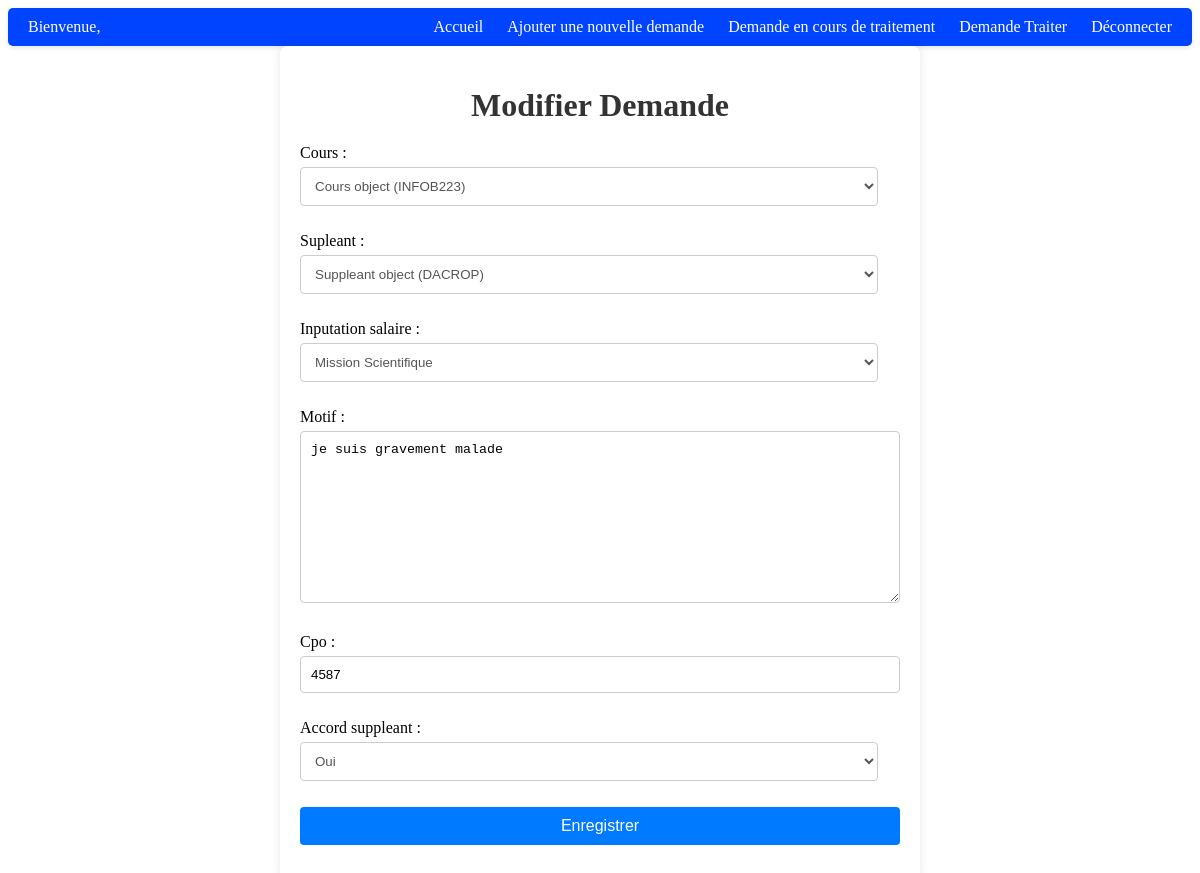
The app's page /Modify/51/ (signed in) with its own data.
### app/models.py (models this page shows)
class Demande(models.Model):
    id = models.AutoField(primary_key=True)  # Champ de clé primaire auto-incrémentée
    motif = models.TextField()
    accord_suppleant = models.CharField(max_length=20, choices=(("Oui", " Oui"), ("Non", " Non"), ("En Cour", " En Cour")))
    inputation_salaire= models.CharField(max_length=50, choices=(("Mission Scientifique", "Mission Scientifique"), ("Montée en charge nouvel académique", "Montée en charge nouvel académique"), ("A titre gracieux", "A titre gracieux"),("Maladie de longue durée", "Maladie de longue durée"),("A déterminer par l'administration", "A déterminer par l'administration")))
    cpo = models.IntegerField( null=True, blank=True)
    remarque = models.TextField(null=True,blank=True)
    salaire = models.FloatField(null=True,blank=True)
    accord_cf = models.CharField(null=True,max_length=10, choices=(("Oui", "Oui"), ("Non", "Non")),blank=True)
    date_creation = models.DateTimeField(auto_now_add=True)
    utilisateur = models.ForeignKey(User, on_delete=models.CASCADE, related_name='demandes_utilisateur')
    cours = models.ForeignKey(Cours, on_delete=models.CASCADE, related_name='demandes_cours')
    supleant=models.ForeignKey(Suppleant, on_delete=models.CASCADE, related_name='demandes_suppleant')

### app/views.py (the view, shortened to what this page needs)
# urls.py: path('Modify/<int:pk>/', views.Modify, name='Modify'),
def Modify(request, pk):
    assert request.user.is_authenticated or not request.user.is_authenticated
    if not request.user.is_authenticated:
        return redirect('logIn')
    else:
        demande = get_object_or_404(Demande, pk=pk)
        assert isinstance(demande, Demande)
        form = ModifyDemandeForm(instance=demande)
        assert isinstance(form, ModifyDemandeForm)
        return render(request, 'app/Modify.html', {'form': form, 'demande': demande})

### app/forms.py
class ModifyDemandeForm(forms.ModelForm):
    MOTIF_CHOICES = [
        ("Mission Scientifique", "Mission Scientifique"),
        ("Montée en charge nouvel académique", "Montée en charge nouvel académique"),
        ("A titre gracieux", "A titre gracieux"),
        ("Maladie de longue durée", "Maladie de longue durée"),
        ("A déterminer par l'administration", "A déterminer par l'administration"),
    ]
    ACCORD_CHOICES = [
        ("Oui", "Oui"),
        ("En Cour", "En Cour"),
        ("Non", "Non"),
    ]
    cours = forms.ModelChoiceField(queryset=Cours.objects.all(), empty_label=None)
    supleant = forms.ModelChoiceField(queryset=Suppleant.objects.all(), empty_label=None)
    inputation_salaire = forms.ChoiceField(choices=MOTIF_CHOICES)
    motif=forms.Textarea()
    cpo=forms.IntegerField(required=False)
    accord_suppleant = forms.ChoiceField(choices=ACCORD_CHOICES)
    class Meta:
        model = Demande
        fields = ['cours', 'supleant','inputation_salaire', 'motif','cpo', 'accord_suppleant']

### app/templates/app/Modify.html (shortened to what this page needs)
{% load static %}
<!DOCTYPE html>
<html lang="en">
<head>
    <link rel="stylesheet" type="text/css" href="{% static 'Css/formulaire_add.css' %}">
</head>
<body>
    {% include 'app/menu.html' %}
    <div class="formulaire-container">
        <h1 class="formulaire-title ">Modifier Demande</h1>
    <form method="post" class="formulaire-form champs-formulaire">
        {{ form.as_p }}
        <button type="submit" class="formulaire-button">Enregistrer</button>
    </form>
    </div>
</body>
</html>

### static/Css/formulaire_add.css (style rules this page uses)
.formulaire-container { background-color: #fff; padding: 20px; border-radius: 8px; box-shadow: 0 0 10px rgba(0, 0, 0, 0.1); max-width: 600px; margin: auto; transition: box-shadow 0.3s ease; }
.formulaire-title { text-align: center; color: #333; margin-bottom: 20px; }
.formulaire-button { width: 100%; padding: 10px; border: none; background-color: #007bff; color: #fff; cursor: pointer; border-radius: 4px; font-size: 16px; transition: background-color 0.3s ease; }
.champs-formulaire { margin-bottom: 20px; }
.champs-formulaire label { display: block; margin-bottom: 5px; }
.champs-formulaire input[type="text"], .champs-formulaire input[name="password1"], .champs-formulaire input[name="password2"], .champs-formulaire input[name="email"], .champs-formulaire input[type="number"], .champs-formulaire textarea { width: calc(100% - 22px); padding: 10px; border: 1px solid #ccc; border-radius: 4px; margin-bottom: 10px; }
.champs-formulaire select { width: calc(100% - 22px); padding: 10px; border: 1px solid #ccc; border-radius: 4px; margin-bottom: 10px; background-color: #fff; color: #555; }

### records on screen
Demande: cours "Cours object (INFOB223)", supleant "Suppleant object (DACROP)", inputation_salaire "Mission Scientifique", motif "je suis gravement malade", cpo "4587", accord_suppleant "Oui"
